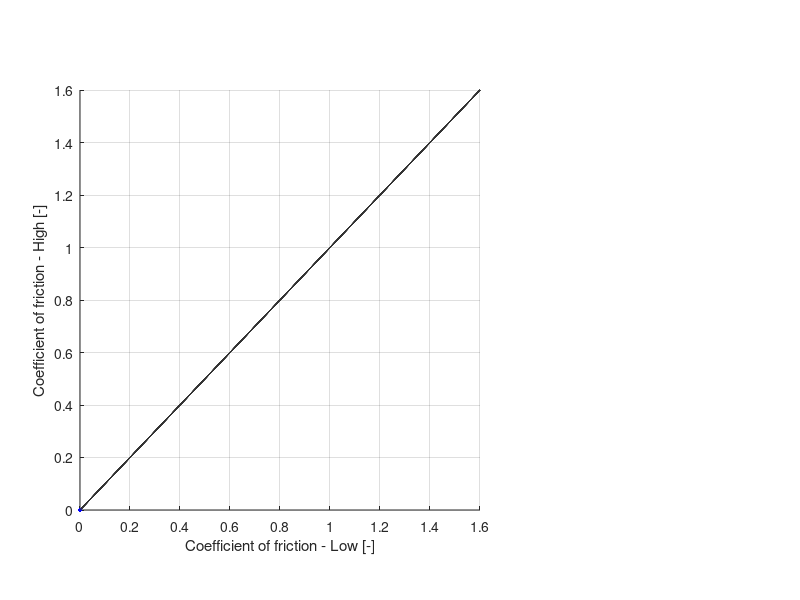

The MATLAB script that drew this image: (Note: this script raises an error after producing the figure.)
%Plots the friction coefficient means of all the participants on the 
%same graph by looping through the folders of each participant

tsteps = 2759; %number of time steps 
l = 0;
%Define the normal force interval on which the mean friction coefficient is
%calculated
Fmin = 1;  
Fmax = 5;
Fint = [Fmin:Fmax];
l=1;
nparticipants=15; %ou 15
Rdvec=zeros(nparticipants,1);%vector containing the relative difference for each participants
xvec=zeros(nparticipants,1); %vector containing the x coordinates (LF) for each participant
yvec=zeros(nparticipants,1); %vector containing the y coordinates (HF) for each participant

%colors={[0 0 1], [0.0833 0 0.9167], [0.1667 0 0.8333], [0.25 0 0.75], [0.3333 0 0.6667], [0.4167 0 0.5833], [0.5 0 0.5], [0.5833 0 0.4167], [0.6667 0 0.3333], [0.75 0 0.25], [0.8333 0 0.1667], [0.9167 0 0.0833], [1 0 0]}; %for elderly participants
colors={[0 0 1], [0.0714 0 0.9286], [0.1429 0 0.8571], [0.2143 0 0.7857], [0.2857 0 0.7143], [0.3571 0 0.6429], [0.4286 0 0.5714], [0.5 0 0.5], [0.5714 0 0.4286], [0.6429 0 0.3571], [0.7143 0 0.2857], [0.7857 0 0.2143], [0.85 0 0.1429], [0.9286 0 0.0714], [1 0 0]}; %for young
%participants
colors=flip(colors);

xscatter = 0.9 + (1.15-0.9)*randn(nparticipants,1);


%% For each participant, compute the mean LF and the mean HF friction coeff

D = 'Data Friction 18-35';
S = dir(fullfile(D, '*'));
N = setdiff({S([S.isdir]).name},{'.','..'}); % list of subfolders of D.

for ii = 1:numel(N)  %loop going through the folders 
    filelist = dir(fullfile(D,N{ii},'*.csv')); %improve by specifying the file extension
    filelist= filelist(~[filelist.isdir]);  % classification of folders in good order
    [~,idx] = sort([filelist.datenum]);
    filelist = filelist(idx);
    nfiles=length(filelist);
    C = {filelist(~[filelist.isdir]).name}; %files in subfolder (cell created for the loop)
    [indexglassLF,thumbglassLF,indexglassHF,thumbglassHF] = at_frictionplots(N{ii}, filelist, tsteps); %calculates the frictions for LF and HF for the participant
    
    %Mean of the friction coefficient on the Force interval
    meanCFindex_LF = mean(indexglassLF.k.*Fint.^(indexglassLF.n-1));
    meanCFthumb_LF = mean(thumbglassLF.k.*Fint.^(thumbglassLF.n-1));
    meanCF_LF =(meanCFindex_LF + meanCFthumb_LF)/2;
    
    meanCFindex_HF = mean(indexglassHF.k.*Fint.^(indexglassHF.n-1));
    meanCFthumb_HF = mean(thumbglassHF.k.*Fint.^(thumbglassHF.n-1));
    meanCF_HF =(meanCFindex_HF + meanCFthumb_HF)/2;
    
    xvec(l)=meanCF_LF;
    yvec(l)=meanCF_HF;
    
    %relative difference in friction
    Rd = abs(meanCF_HF-meanCF_LF)/(meanCF_LF)*100;
    Rdvec(l)=Rd;
    l=l+1;
end
x=[1:1:nparticipants].';
[Rdvecsort,shiftRd] = sort(Rdvec, 'descend'); %sort Rd min to max
for i = 1:nparticipants
    xvecsort(i) = xvec(shiftRd(i)).'; %sort xvec in the same way
    yvecsort(i) = yvec(shiftRd(i)).';
end

%% Plot des graphes
axislim=1.6;
x=linspace(0,axislim);
y=linspace(0,axislim);
h1=plot(x,y,'Color',[0.2 0.2 0.2]) %identity line (x=y)
hold on
pos1 = [0.1 0.15 0.5 0.7];
%alphaelderly=[0.1 0.15 0.20 0.28 0.36 0.44 0.52 0.60 0.68 0.76 0.84 0.92 1]
%alphayoung=[0.16 0.22 0.28 0.34 0.4 0.46 0.52 0.58 0.64 0.70 0.76 0.82 0.88 0.94 1]

subplot('Position',pos1);
hold on
for i=1:nparticipants
    h2=plot(xvecsort(i),yvecsort(i), '.', 'MarkerSize', 10, 'color', colors{i});
    %h2.MarkerFaceAlpha = alphaelderly(i);
    h1=plot(x,y,'Color',[0.2 0.2 0.2]) %identity line (x=y)
end
%title('Mean coefficient of friction - Young participants')
%title('Mean coefficient of friction - Elderly participants')
xlabel('Coefficient of friction - Low [-]')
ylabel('Coefficient of friction - High [-]')
ylim([0 axislim]);
xlim([0 axislim]);
yticks([0 0.2 0.4 0.6 0.8 1 1.2 1.4 1.6]);
xticks([0 0.2 0.4 0.6 0.8 1 1.2 1.4 1.6]);
grid on
ax = gca;
ax.GridAlpha = 0.07;

pos2 = [0.7 0.15 0.1 0.7];
subplot('Position',pos2); hold on;

for i=1:nparticipants
    h2=plot(xscatter(i), Rdvecsort(i), '.', 'MarkerSize', 10, 'color', colors{i});
    %h2.MarkerFaceAlpha = alphaelderly(i);
end
set(gca,'XTick',[])
set(gca, 'YDir')
ylabel('Relative difference in Friction [%]')

figure(1); hold on;
h2=errorbar(1,mean(Rdvecsort),std(Rdvecsort),'-*', 'Color', [0.5 0.5 0.5], 'LineWidth', 0.4, 'Markersize', 10);
hold on;
plot([0,2], [10 10],'k--');

disp(mean(Rdvecsort))
